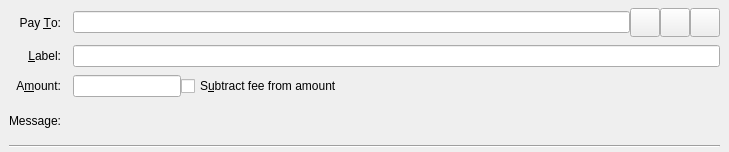
<?xml version="1.0" encoding="UTF-8"?>
<ui version="4.0">
 <class>SendCoinsEntry</class>
 <widget class="QStackedWidget" name="SendCoinsEntry">
  <property name="geometry">
   <rect>
    <x>0</x>
    <y>0</y>
    <width>729</width>
    <height>152</height>
   </rect>
  </property>
  <property name="focusPolicy">
   <enum>Qt::TabFocus</enum>
  </property>
  <property name="autoFillBackground">
   <bool>false</bool>
  </property>
  <widget class="QFrame" name="SendCoins">
   <property name="toolTip">
    <string>This is a normal payment.</string>
   </property>
   <property name="frameShape">
    <enum>QFrame::NoFrame</enum>
   </property>
   <layout class="QGridLayout" name="gridLayout">
    <property name="topMargin">
     <number>8</number>
    </property>
    <property name="bottomMargin">
     <number>4</number>
    </property>
    <property name="horizontalSpacing">
     <number>12</number>
    </property>
    <property name="verticalSpacing">
     <number>8</number>
    </property>
    <item row="2" column="1">
     <layout class="QHBoxLayout" name="horizontalLayoutAmount" stretch="0,1">
      <item>
       <widget class="BitcoinAmountField" name="payAmount"/>
      </item>
      <item>
       <widget class="QCheckBox" name="checkboxSubtractFeeFromAmount">
        <property name="toolTip">
         <string>The fee will be deducted from the amount being sent. The recipient will receive less proximas than you enter in the amount field. If multiple recipients are selected, the fee is split equally.</string>
        </property>
        <property name="text">
         <string>S&amp;ubtract fee from amount</string>
        </property>
       </widget>
      </item>
     </layout>
    </item>
    <item row="1" column="0">
     <widget class="QLabel" name="labellLabel">
      <property name="text">
       <string>&amp;Label:</string>
      </property>
      <property name="alignment">
       <set>Qt::AlignRight|Qt::AlignTrailing|Qt::AlignVCenter</set>
      </property>
      <property name="buddy">
       <cstring>addAsLabel</cstring>
      </property>
     </widget>
    </item>
    <item row="1" column="1">
     <widget class="QLineEdit" name="addAsLabel">
      <property name="toolTip">
       <string>Enter a label for this address to add it to the list of used addresses</string>
      </property>
     </widget>
    </item>
    <item row="2" column="0">
     <widget class="QLabel" name="amountLabel">
      <property name="text">
       <string>A&amp;mount:</string>
      </property>
      <property name="alignment">
       <set>Qt::AlignRight|Qt::AlignTrailing|Qt::AlignVCenter</set>
      </property>
      <property name="buddy">
       <cstring>payAmount</cstring>
      </property>
     </widget>
    </item>
    <item row="3" column="0">
     <widget class="QLabel" name="messageLabel">
      <property name="text">
       <string>Message:</string>
      </property>
      <property name="alignment">
       <set>Qt::AlignRight|Qt::AlignTrailing|Qt::AlignVCenter</set>
      </property>
     </widget>
    </item>
    <item row="0" column="0">
     <widget class="QLabel" name="payToLabel">
      <property name="text">
       <string>Pay &amp;To:</string>
      </property>
      <property name="alignment">
       <set>Qt::AlignRight|Qt::AlignTrailing|Qt::AlignVCenter</set>
      </property>
      <property name="buddy">
       <cstring>payTo</cstring>
      </property>
     </widget>
    </item>
    <item row="0" column="1">
     <layout class="QHBoxLayout" name="payToLayout">
      <property name="spacing">
       <number>0</number>
      </property>
      <item>
       <widget class="QValidatedLineEdit" name="payTo">
        <property name="toolTip">
         <string>The Proxima address to send the payment to</string>
        </property>
       </widget>
      </item>
      <item>
       <widget class="QToolButton" name="addressBookButton">
        <property name="toolTip">
         <string>Choose previously used address</string>
        </property>
        <property name="text">
         <string/>
        </property>
        <property name="icon">
         <iconset resource="../bitcoin.qrc">
          <normaloff>:/icons/address-book</normaloff>:/icons/address-book</iconset>
        </property>
        <property name="iconSize">
         <size>
          <width>22</width>
          <height>22</height>
         </size>
        </property>
        <property name="shortcut">
         <string>Alt+A</string>
        </property>
       </widget>
      </item>
      <item>
       <widget class="QToolButton" name="pasteButton">
        <property name="toolTip">
         <string>Paste address from clipboard</string>
        </property>
        <property name="text">
         <string/>
        </property>
        <property name="icon">
         <iconset resource="../bitcoin.qrc">
          <normaloff>:/icons/editpaste</normaloff>:/icons/editpaste</iconset>
        </property>
        <property name="iconSize">
         <size>
          <width>22</width>
          <height>22</height>
         </size>
        </property>
        <property name="shortcut">
         <string>Alt+P</string>
        </property>
       </widget>
      </item>
      <item>
       <widget class="QToolButton" name="deleteButton">
        <property name="toolTip">
         <string>Remove this entry</string>
        </property>
        <property name="text">
         <string/>
        </property>
        <property name="icon">
         <iconset resource="../bitcoin.qrc">
          <normaloff>:/icons/remove</normaloff>:/icons/remove</iconset>
        </property>
        <property name="iconSize">
         <size>
          <width>22</width>
          <height>22</height>
         </size>
        </property>
       </widget>
      </item>
     </layout>
    </item>
    <item row="3" column="1">
     <widget class="QLabel" name="messageTextLabel">
      <property name="toolTip">
       <string>A message that was attached to the proxima: URI which will be stored with the transaction for your reference. Note: This message will not be sent over the Proxima network.</string>
      </property>
      <property name="textFormat">
       <enum>Qt::PlainText</enum>
      </property>
     </widget>
    </item>
    <item row="5" column="0" colspan="2">
     <widget class="Line" name="line">
      <property name="orientation">
       <enum>Qt::Horizontal</enum>
      </property>
     </widget>
    </item>
   </layout>
  </widget>
  <widget class="QFrame" name="SendCoins_UnauthenticatedPaymentRequest">
   <property name="palette">
    <palette>
     <active>
      <colorrole role="WindowText">
       <brush brushstyle="SolidPattern">
        <color alpha="255">
         <red>0</red>
         <green>0</green>
         <blue>0</blue>
        </color>
       </brush>
      </colorrole>
      <colorrole role="Button">
       <brush brushstyle="SolidPattern">
        <color alpha="255">
         <red>255</red>
         <green>255</green>
         <blue>127</blue>
        </color>
       </brush>
      </colorrole>
      <colorrole role="Light">
       <brush brushstyle="SolidPattern">
        <color alpha="255">
         <red>255</red>
         <green>255</green>
         <blue>255</blue>
        </color>
       </brush>
      </colorrole>
      <colorrole role="Midlight">
       <brush brushstyle="SolidPattern">
        <color alpha="255">
         <red>255</red>
         <green>255</green>
         <blue>191</blue>
        </color>
       </brush>
      </colorrole>
      <colorrole role="Dark">
       <brush brushstyle="SolidPattern">
        <color alpha="255">
         <red>127</red>
         <green>127</green>
         <blue>63</blue>
        </color>
       </brush>
      </colorrole>
      <colorrole role="Mid">
       <brush brushstyle="SolidPattern">
        <color alpha="255">
         <red>170</red>
         <green>170</green>
         <blue>84</blue>
        </color>
       </brush>
      </colorrole>
      <colorrole role="Text">
       <brush brushstyle="SolidPattern">
        <color alpha="255">
         <red>0</red>
         <green>0</green>
         <blue>0</blue>
        </color>
       </brush>
      </colorrole>
      <colorrole role="BrightText">
       <brush brushstyle="SolidPattern">
        <color alpha="255">
         <red>255</red>
         <green>255</green>
         <blue>255</blue>
        </color>
       </brush>
      </colorrole>
      <colorrole role="ButtonText">
       <brush brushstyle="SolidPattern">
        <color alpha="255">
         <red>0</red>
         <green>0</green>
         <blue>0</blue>
        </color>
       </brush>
      </colorrole>
      <colorrole role="Base">
       <brush brushstyle="SolidPattern">
        <color alpha="255">
         <red>255</red>
         <green>255</green>
         <blue>255</blue>
        </color>
       </brush>
      </colorrole>
      <colorrole role="Window">
       <brush brushstyle="SolidPattern">
        <color alpha="255">
         <red>255</red>
         <green>255</green>
         <blue>127</blue>
        </color>
       </brush>
      </colorrole>
      <colorrole role="Shadow">
       <brush brushstyle="SolidPattern">
        <color alpha="255">
         <red>0</red>
         <green>0</green>
         <blue>0</blue>
        </color>
       </brush>
      </colorrole>
      <colorrole role="AlternateBase">
       <brush brushstyle="SolidPattern">
        <color alpha="255">
         <red>255</red>
         <green>255</green>
         <blue>191</blue>
        </color>
       </brush>
      </colorrole>
      <colorrole role="ToolTipBase">
       <brush brushstyle="SolidPattern">
        <color alpha="255">
         <red>255</red>
         <green>255</green>
         <blue>220</blue>
        </color>
       </brush>
      </colorrole>
      <colorrole role="ToolTipText">
       <brush brushstyle="SolidPattern">
        <color alpha="255">
         <red>0</red>
         <green>0</green>
         <blue>0</blue>
        </color>
       </brush>
      </colorrole>
     </active>
     <inactive>
      <colorrole role="WindowText">
       <brush brushstyle="SolidPattern">
        <color alpha="255">
         <red>0</red>
         <green>0</green>
         <blue>0</blue>
        </color>
       </brush>
      </colorrole>
      <colorrole role="Button">
       <brush brushstyle="SolidPattern">
        <color alpha="255">
         <red>255</red>
         <green>255</green>
         <blue>127</blue>
        </color>
       </brush>
      </colorrole>
      <colorrole role="Light">
       <brush brushstyle="SolidPattern">
        <color alpha="255">
         <red>255</red>
         <green>255</green>
         <blue>255</blue>
        </color>
       </brush>
      </colorrole>
      <colorrole role="Midlight">
       <brush brushstyle="SolidPattern">
        <color alpha="255">
         <red>255</red>
         <green>255</green>
         <blue>191</blue>
        </color>
       </brush>
      </colorrole>
      <colorrole role="Dark">
       <brush brushstyle="SolidPattern">
        <color alpha="255">
         <red>127</red>
         <green>127</green>
         <blue>63</blue>
        </color>
       </brush>
      </colorrole>
      <colorrole role="Mid">
       <brush brushstyle="SolidPattern">
        <color alpha="255">
         <red>170</red>
         <green>170</green>
         <blue>84</blue>
        </color>
       </brush>
      </colorrole>
      <colorrole role="Text">
       <brush brushstyle="SolidPattern">
        <color alpha="255">
         <red>0</red>
         <green>0</green>
         <blue>0</blue>
        </color>
       </brush>
      </colorrole>
      <colorrole role="BrightText">
       <brush brushstyle="SolidPattern">
        <color alpha="255">
         <red>255</red>
         <green>255</green>
         <blue>255</blue>
        </color>
       </brush>
      </colorrole>
      <colorrole role="ButtonText">
       <brush brushstyle="SolidPattern">
        <color alpha="255">
         <red>0</red>
         <green>0</green>
         <blue>0</blue>
        </color>
       </brush>
      </colorrole>
      <colorrole role="Base">
       <brush brushstyle="SolidPattern">
        <color alpha="255">
         <red>255</red>
         <green>255</green>
         <blue>255</blue>
        </color>
       </brush>
      </colorrole>
      <colorrole role="Window">
       <brush brushstyle="SolidPattern">
        <color alpha="255">
         <red>255</red>
         <green>255</green>
         <blue>127</blue>
        </color>
       </brush>
      </colorrole>
      <colorrole role="Shadow">
       <brush brushstyle="SolidPattern">
        <color alpha="255">
         <red>0</red>
         <green>0</green>
         <blue>0</blue>
        </color>
       </brush>
      </colorrole>
      <colorrole role="AlternateBase">
       <brush brushstyle="SolidPattern">
        <color alpha="255">
         <red>255</red>
         <green>255</green>
         <blue>191</blue>
        </color>
       </brush>
      </colorrole>
      <colorrole role="ToolTipBase">
       <brush brushstyle="SolidPattern">
        <color alpha="255">
         <red>255</red>
         <green>255</green>
         <blue>220</blue>
        </color>
       </brush>
      </colorrole>
      <colorrole role="ToolTipText">
       <brush brushstyle="SolidPattern">
        <color alpha="255">
         <red>0</red>
         <green>0</green>
         <blue>0</blue>
        </color>
       </brush>
      </colorrole>
     </inactive>
     <disabled>
      <colorrole role="WindowText">
       <brush brushstyle="SolidPattern">
        <color alpha="255">
         <red>127</red>
         <green>127</green>
         <blue>63</blue>
        </color>
       </brush>
      </colorrole>
      <colorrole role="Button">
       <brush brushstyle="SolidPattern">
        <color alpha="255">
         <red>255</red>
         <green>255</green>
         <blue>127</blue>
        </color>
       </brush>
      </colorrole>
      <colorrole role="Light">
       <brush brushstyle="SolidPattern">
        <color alpha="255">
         <red>255</red>
         <green>255</green>
         <blue>255</blue>
        </color>
       </brush>
      </colorrole>
      <colorrole role="Midlight">
       <brush brushstyle="SolidPattern">
        <color alpha="255">
         <red>255</red>
         <green>255</green>
         <blue>191</blue>
        </color>
       </brush>
      </colorrole>
      <colorrole role="Dark">
       <brush brushstyle="SolidPattern">
        <color alpha="255">
         <red>127</red>
         <green>127</green>
         <blue>63</blue>
        </color>
       </brush>
      </colorrole>
      <colorrole role="Mid">
       <brush brushstyle="SolidPattern">
        <color alpha="255">
         <red>170</red>
         <green>170</green>
         <blue>84</blue>
        </color>
       </brush>
      </colorrole>
      <colorrole role="Text">
       <brush brushstyle="SolidPattern">
        <color alpha="255">
         <red>127</red>
         <green>127</green>
         <blue>63</blue>
        </color>
       </brush>
      </colorrole>
      <colorrole role="BrightText">
       <brush brushstyle="SolidPattern">
        <color alpha="255">
         <red>255</red>
         <green>255</green>
         <blue>255</blue>
        </color>
       </brush>
      </colorrole>
      <colorrole role="ButtonText">
       <brush brushstyle="SolidPattern">
        <color alpha="255">
         <red>127</red>
         <green>127</green>
         <blue>63</blue>
        </color>
       </brush>
      </colorrole>
      <colorrole role="Base">
       <brush brushstyle="SolidPattern">
        <color alpha="255">
         <red>255</red>
         <green>255</green>
         <blue>127</blue>
        </color>
       </brush>
      </colorrole>
      <colorrole role="Window">
       <brush brushstyle="SolidPattern">
        <color alpha="255">
         <red>255</red>
         <green>255</green>
         <blue>127</blue>
        </color>
       </brush>
      </colorrole>
      <colorrole role="Shadow">
       <brush brushstyle="SolidPattern">
        <color alpha="255">
         <red>0</red>
         <green>0</green>
         <blue>0</blue>
        </color>
       </brush>
      </colorrole>
      <colorrole role="AlternateBase">
       <brush brushstyle="SolidPattern">
        <color alpha="255">
         <red>255</red>
         <green>255</green>
         <blue>127</blue>
        </color>
       </brush>
      </colorrole>
      <colorrole role="ToolTipBase">
       <brush brushstyle="SolidPattern">
        <color alpha="255">
         <red>255</red>
         <green>255</green>
         <blue>220</blue>
        </color>
       </brush>
      </colorrole>
      <colorrole role="ToolTipText">
       <brush brushstyle="SolidPattern">
        <color alpha="255">
         <red>0</red>
         <green>0</green>
         <blue>0</blue>
        </color>
       </brush>
      </colorrole>
     </disabled>
    </palette>
   </property>
   <property name="toolTip">
    <string>This is an unauthenticated payment request.</string>
   </property>
   <property name="autoFillBackground">
    <bool>true</bool>
   </property>
   <property name="frameShape">
    <enum>QFrame::NoFrame</enum>
   </property>
   <layout class="QGridLayout" name="gridLayout_is">
    <property name="spacing">
     <number>12</number>
    </property>
    <item row="0" column="0">
     <widget class="QLabel" name="payToLabel_is">
      <property name="text">
       <string>Pay To:</string>
      </property>
      <property name="alignment">
       <set>Qt::AlignRight|Qt::AlignTrailing|Qt::AlignVCenter</set>
      </property>
     </widget>
    </item>
    <item row="0" column="1">
     <layout class="QHBoxLayout" name="payToLayout_is">
      <property name="spacing">
       <number>0</number>
      </property>
      <item>
       <widget class="QLabel" name="payTo_is"/>
      </item>
      <item>
       <widget class="QToolButton" name="deleteButton_is">
        <property name="toolTip">
         <string>Remove this entry</string>
        </property>
        <property name="text">
         <string/>
        </property>
        <property name="icon">
         <iconset resource="../bitcoin.qrc">
          <normaloff>:/icons/remove</normaloff>:/icons/remove</iconset>
        </property>
       </widget>
      </item>
     </layout>
    </item>
    <item row="1" column="0">
     <widget class="QLabel" name="memoLabel_is">
      <property name="text">
       <string>Memo:</string>
      </property>
      <property name="alignment">
       <set>Qt::AlignRight|Qt::AlignTrailing|Qt::AlignVCenter</set>
      </property>
     </widget>
    </item>
    <item row="1" column="1">
     <widget class="QLabel" name="memoTextLabel_is">
      <property name="textFormat">
       <enum>Qt::PlainText</enum>
      </property>
     </widget>
    </item>
    <item row="2" column="0">
     <widget class="QLabel" name="amountLabel_is">
      <property name="text">
       <string>A&amp;mount:</string>
      </property>
      <property name="alignment">
       <set>Qt::AlignRight|Qt::AlignTrailing|Qt::AlignVCenter</set>
      </property>
      <property name="buddy">
       <cstring>payAmount_is</cstring>
      </property>
     </widget>
    </item>
    <item row="2" column="1">
     <widget class="BitcoinAmountField" name="payAmount_is">
      <property name="acceptDrops">
       <bool>false</bool>
      </property>
     </widget>
    </item>
   </layout>
  </widget>
  <widget class="QFrame" name="SendCoins_AuthenticatedPaymentRequest">
   <property name="palette">
    <palette>
     <active>
      <colorrole role="WindowText">
       <brush brushstyle="SolidPattern">
        <color alpha="255">
         <red>0</red>
         <green>0</green>
         <blue>0</blue>
        </color>
       </brush>
      </colorrole>
      <colorrole role="Button">
       <brush brushstyle="SolidPattern">
        <color alpha="255">
         <red>140</red>
         <green>232</green>
         <blue>119</blue>
        </color>
       </brush>
      </colorrole>
      <colorrole role="Light">
       <brush brushstyle="SolidPattern">
        <color alpha="255">
         <red>230</red>
         <green>255</green>
         <blue>224</blue>
        </color>
       </brush>
      </colorrole>
      <colorrole role="Midlight">
       <brush brushstyle="SolidPattern">
        <color alpha="255">
         <red>185</red>
         <green>243</green>
         <blue>171</blue>
        </color>
       </brush>
      </colorrole>
      <colorrole role="Dark">
       <brush brushstyle="SolidPattern">
        <color alpha="255">
         <red>70</red>
         <green>116</green>
         <blue>59</blue>
        </color>
       </brush>
      </colorrole>
      <colorrole role="Mid">
       <brush brushstyle="SolidPattern">
        <color alpha="255">
         <red>93</red>
         <green>155</green>
         <blue>79</blue>
        </color>
       </brush>
      </colorrole>
      <colorrole role="Text">
       <brush brushstyle="SolidPattern">
        <color alpha="255">
         <red>0</red>
         <green>0</green>
         <blue>0</blue>
        </color>
       </brush>
      </colorrole>
      <colorrole role="BrightText">
       <brush brushstyle="SolidPattern">
        <color alpha="255">
         <red>155</red>
         <green>255</green>
         <blue>147</blue>
        </color>
       </brush>
      </colorrole>
      <colorrole role="ButtonText">
       <brush brushstyle="SolidPattern">
        <color alpha="255">
         <red>0</red>
         <green>0</green>
         <blue>0</blue>
        </color>
       </brush>
      </colorrole>
      <colorrole role="Base">
       <brush brushstyle="SolidPattern">
        <color alpha="255">
         <red>119</red>
         <green>255</green>
         <blue>233</blue>
        </color>
       </brush>
      </colorrole>
      <colorrole role="Window">
       <brush brushstyle="SolidPattern">
        <color alpha="255">
         <red>140</red>
         <green>232</green>
         <blue>119</blue>
        </color>
       </brush>
      </colorrole>
      <colorrole role="Shadow">
       <brush brushstyle="SolidPattern">
        <color alpha="255">
         <red>0</red>
         <green>0</green>
         <blue>0</blue>
        </color>
       </brush>
      </colorrole>
      <colorrole role="AlternateBase">
       <brush brushstyle="SolidPattern">
        <color alpha="255">
         <red>197</red>
         <green>243</green>
         <blue>187</blue>
        </color>
       </brush>
      </colorrole>
      <colorrole role="NoRole">
       <brush brushstyle="SolidPattern">
        <color alpha="255">
         <red>125</red>
         <green>194</green>
         <blue>122</blue>
        </color>
       </brush>
      </colorrole>
      <colorrole role="ToolTipBase">
       <brush brushstyle="SolidPattern">
        <color alpha="255">
         <red>255</red>
         <green>255</green>
         <blue>220</blue>
        </color>
       </brush>
      </colorrole>
      <colorrole role="ToolTipText">
       <brush brushstyle="SolidPattern">
        <color alpha="255">
         <red>0</red>
         <green>0</green>
         <blue>0</blue>
        </color>
       </brush>
      </colorrole>
     </active>
     <inactive>
      <colorrole role="WindowText">
       <brush brushstyle="SolidPattern">
        <color alpha="255">
         <red>0</red>
         <green>0</green>
         <blue>0</blue>
        </color>
       </brush>
      </colorrole>
      <colorrole role="Button">
       <brush brushstyle="SolidPattern">
        <color alpha="255">
         <red>140</red>
         <green>232</green>
         <blue>119</blue>
        </color>
       </brush>
      </colorrole>
      <colorrole role="Light">
       <brush brushstyle="SolidPattern">
        <color alpha="255">
         <red>230</red>
         <green>255</green>
         <blue>224</blue>
        </color>
       </brush>
      </colorrole>
      <colorrole role="Midlight">
       <brush brushstyle="SolidPattern">
        <color alpha="255">
         <red>185</red>
         <green>243</green>
         <blue>171</blue>
        </color>
       </brush>
      </colorrole>
      <colorrole role="Dark">
       <brush brushstyle="SolidPattern">
        <color alpha="255">
         <red>70</red>
         <green>116</green>
         <blue>59</blue>
        </color>
       </brush>
      </colorrole>
      <colorrole role="Mid">
       <brush brushstyle="SolidPattern">
        <color alpha="255">
         <red>93</red>
         <green>155</green>
         <blue>79</blue>
        </color>
       </brush>
      </colorrole>
      <colorrole role="Text">
       <brush brushstyle="SolidPattern">
        <color alpha="255">
         <red>0</red>
         <green>0</green>
         <blue>0</blue>
        </color>
       </brush>
      </colorrole>
      <colorrole role="BrightText">
       <brush brushstyle="SolidPattern">
        <color alpha="255">
         <red>155</red>
         <green>255</green>
         <blue>147</blue>
        </color>
       </brush>
      </colorrole>
      <colorrole role="ButtonText">
       <brush brushstyle="SolidPattern">
        <color alpha="255">
         <red>0</red>
         <green>0</green>
         <blue>0</blue>
        </color>
       </brush>
      </colorrole>
      <colorrole role="Base">
       <brush brushstyle="SolidPattern">
        <color alpha="255">
         <red>119</red>
         <green>255</green>
         <blue>233</blue>
        </color>
       </brush>
      </colorrole>
      <colorrole role="Window">
       <brush brushstyle="SolidPattern">
        <color alpha="255">
         <red>140</red>
         <green>232</green>
         <blue>119</blue>
        </color>
       </brush>
      </colorrole>
      <colorrole role="Shadow">
       <brush brushstyle="SolidPattern">
        <color alpha="255">
         <red>0</red>
         <green>0</green>
         <blue>0</blue>
        </color>
       </brush>
      </colorrole>
      <colorrole role="AlternateBase">
       <brush brushstyle="SolidPattern">
        <color alpha="255">
         <red>197</red>
         <green>243</green>
         <blue>187</blue>
        </color>
       </brush>
      </colorrole>
      <colorrole role="NoRole">
       <brush brushstyle="SolidPattern">
        <color alpha="255">
         <red>125</red>
         <green>194</green>
         <blue>122</blue>
        </color>
       </brush>
      </colorrole>
      <colorrole role="ToolTipBase">
       <brush brushstyle="SolidPattern">
        <color alpha="255">
         <red>255</red>
         <green>255</green>
         <blue>220</blue>
        </color>
       </brush>
      </colorrole>
      <colorrole role="ToolTipText">
       <brush brushstyle="SolidPattern">
        <color alpha="255">
         <red>0</red>
         <green>0</green>
         <blue>0</blue>
        </color>
       </brush>
      </colorrole>
     </inactive>
     <disabled>
      <colorrole role="WindowText">
       <brush brushstyle="SolidPattern">
        <color alpha="255">
         <red>70</red>
         <green>116</green>
         <blue>59</blue>
        </color>
       </brush>
      </colorrole>
      <colorrole role="Button">
       <brush brushstyle="SolidPattern">
        <color alpha="255">
         <red>140</red>
         <green>232</green>
         <blue>119</blue>
        </color>
       </brush>
      </colorrole>
      <colorrole role="Light">
       <brush brushstyle="SolidPattern">
        <color alpha="255">
         <red>230</red>
         <green>255</green>
         <blue>224</blue>
        </color>
       </brush>
      </colorrole>
      <colorrole role="Midlight">
       <brush brushstyle="SolidPattern">
        <color alpha="255">
         <red>185</red>
         <green>243</green>
         <blue>171</blue>
        </color>
       </brush>
      </colorrole>
      <colorrole role="Dark">
       <brush brushstyle="SolidPattern">
        <color alpha="255">
         <red>70</red>
         <green>116</green>
         <blue>59</blue>
        </color>
       </brush>
      </colorrole>
      <colorrole role="Mid">
       <brush brushstyle="SolidPattern">
        <color alpha="255">
         <red>93</red>
         <green>155</green>
         <blue>79</blue>
        </color>
       </brush>
      </colorrole>
      <colorrole role="Text">
       <brush brushstyle="SolidPattern">
        <color alpha="255">
         <red>70</red>
         <green>116</green>
         <blue>59</blue>
        </color>
       </brush>
      </colorrole>
      <colorrole role="BrightText">
       <brush brushstyle="SolidPattern">
        <color alpha="255">
         <red>155</red>
         <green>255</green>
         <blue>147</blue>
        </color>
       </brush>
      </colorrole>
      <colorrole role="ButtonText">
       <brush brushstyle="SolidPattern">
        <color alpha="255">
         <red>70</red>
         <green>116</green>
         <blue>59</blue>
        </color>
       </brush>
      </colorrole>
      <colorrole role="Base">
       <brush brushstyle="SolidPattern">
        <color alpha="255">
         <red>140</red>
         <green>232</green>
         <blue>119</blue>
        </color>
       </brush>
      </colorrole>
      <colorrole role="Window">
       <brush brushstyle="SolidPattern">
        <color alpha="255">
         <red>140</red>
         <green>232</green>
         <blue>119</blue>
        </color>
       </brush>
      </colorrole>
      <colorrole role="Shadow">
       <brush brushstyle="SolidPattern">
        <color alpha="255">
         <red>0</red>
         <green>0</green>
         <blue>0</blue>
        </color>
       </brush>
      </colorrole>
      <colorrole role="AlternateBase">
       <brush brushstyle="SolidPattern">
        <color alpha="255">
         <red>140</red>
         <green>232</green>
         <blue>119</blue>
        </color>
       </brush>
      </colorrole>
      <colorrole role="NoRole">
       <brush brushstyle="SolidPattern">
        <color alpha="255">
         <red>125</red>
         <green>194</green>
         <blue>122</blue>
        </color>
       </brush>
      </colorrole>
      <colorrole role="ToolTipBase">
       <brush brushstyle="SolidPattern">
        <color alpha="255">
         <red>255</red>
         <green>255</green>
         <blue>220</blue>
        </color>
       </brush>
      </colorrole>
      <colorrole role="ToolTipText">
       <brush brushstyle="SolidPattern">
        <color alpha="255">
         <red>0</red>
         <green>0</green>
         <blue>0</blue>
        </color>
       </brush>
      </colorrole>
     </disabled>
    </palette>
   </property>
   <property name="toolTip">
    <string>This is an authenticated payment request.</string>
   </property>
   <property name="autoFillBackground">
    <bool>true</bool>
   </property>
   <property name="frameShape">
    <enum>QFrame::NoFrame</enum>
   </property>
   <layout class="QGridLayout" name="gridLayout_s">
    <property name="spacing">
     <number>12</number>
    </property>
    <item row="0" column="0">
     <widget class="QLabel" name="payToLabel_s">
      <property name="text">
       <string>Pay To:</string>
      </property>
      <property name="alignment">
       <set>Qt::AlignRight|Qt::AlignTrailing|Qt::AlignVCenter</set>
      </property>
     </widget>
    </item>
    <item row="0" column="1">
     <layout class="QHBoxLayout" name="payToLayout_s">
      <property name="spacing">
       <number>0</number>
      </property>
      <item>
       <widget class="QLabel" name="payTo_s">
        <property name="textFormat">
         <enum>Qt::PlainText</enum>
        </property>
       </widget>
      </item>
      <item>
       <widget class="QToolButton" name="deleteButton_s">
        <property name="toolTip">
         <string>Remove this entry</string>
        </property>
        <property name="text">
         <string/>
        </property>
        <property name="icon">
         <iconset resource="../bitcoin.qrc">
          <normaloff>:/icons/remove</normaloff>:/icons/remove</iconset>
        </property>
       </widget>
      </item>
     </layout>
    </item>
    <item row="1" column="0">
     <widget class="QLabel" name="memoLabel_s">
      <property name="text">
       <string>Memo:</string>
      </property>
      <property name="alignment">
       <set>Qt::AlignRight|Qt::AlignTrailing|Qt::AlignVCenter</set>
      </property>
     </widget>
    </item>
    <item row="1" column="1">
     <widget class="QLabel" name="memoTextLabel_s">
      <property name="textFormat">
       <enum>Qt::PlainText</enum>
      </property>
     </widget>
    </item>
    <item row="2" column="0">
     <widget class="QLabel" name="amountLabel_s">
      <property name="text">
       <string>A&amp;mount:</string>
      </property>
      <property name="alignment">
       <set>Qt::AlignRight|Qt::AlignTrailing|Qt::AlignVCenter</set>
      </property>
      <property name="buddy">
       <cstring>payAmount_s</cstring>
      </property>
     </widget>
    </item>
    <item row="2" column="1">
     <widget class="BitcoinAmountField" name="payAmount_s">
      <property name="acceptDrops">
       <bool>false</bool>
      </property>
     </widget>
    </item>
   </layout>
  </widget>
 </widget>
 <customwidgets>
  <customwidget>
   <class>QValidatedLineEdit</class>
   <extends>QLineEdit</extends>
   <header>qvalidatedlineedit.h</header>
  </customwidget>
  <customwidget>
   <class>BitcoinAmountField</class>
   <extends>QLineEdit</extends>
   <header>bitcoinamountfield.h</header>
   <container>1</container>
  </customwidget>
 </customwidgets>
 <tabstops>
  <tabstop>payTo</tabstop>
  <tabstop>addressBookButton</tabstop>
  <tabstop>pasteButton</tabstop>
  <tabstop>deleteButton</tabstop>
  <tabstop>addAsLabel</tabstop>
  <tabstop>payAmount</tabstop>
  <tabstop>payAmount_is</tabstop>
  <tabstop>deleteButton_is</tabstop>
  <tabstop>payAmount_s</tabstop>
  <tabstop>deleteButton_s</tabstop>
 </tabstops>
 <resources>
  <include location="../bitcoin.qrc"/>
 </resources>
 <connections/>
</ui>
